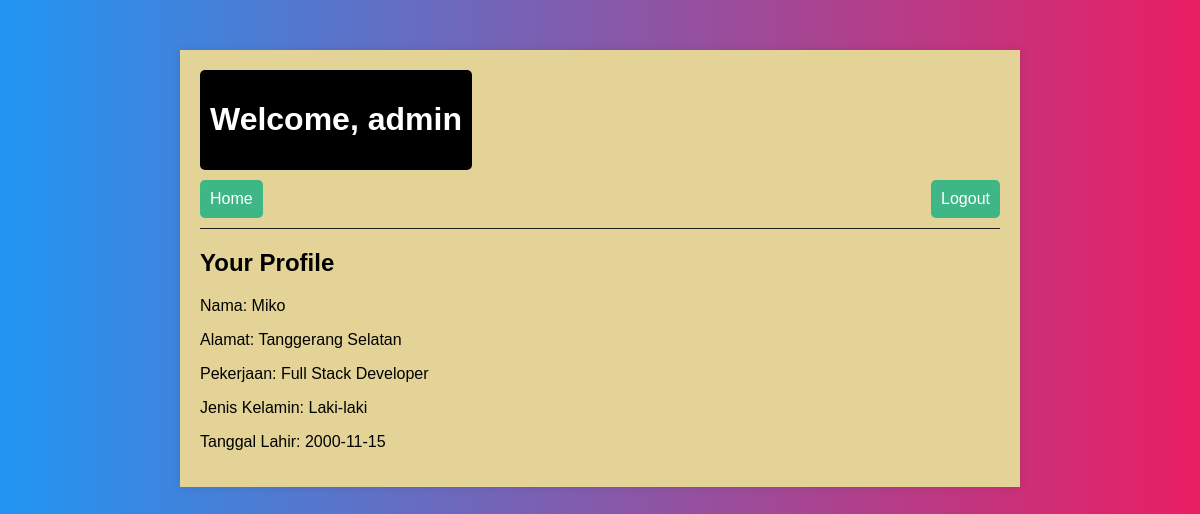
/controllers/user_dashboard.php (signed in), run on the app's committed database.
### tables this page shows
CREATE TABLE `mahasiswa` (
  `id` int NOT NULL,
  `id_user` int DEFAULT NULL,
  `nama` varchar(100) DEFAULT NULL,
  `alamat` text,
  `pekerjaan` varchar(50) DEFAULT NULL,
  `gender` enum('Laki-laki','Perempuan') DEFAULT NULL,
  `tgl_lahir` date DEFAULT NULL
);

### controllers/user_dashboard.php (the view, shortened to what this page needs)
<?php
include 'database.php';
$id_user = $_SESSION['user_id'];
$stmt = $pdo->prepare("SELECT * FROM mahasiswa WHERE id_user = ?");
$stmt->execute([$id_user]);
$profil = $stmt->fetch();
?>
<!DOCTYPE html>
<html lang="en">
<head>
</head>
<body>
<div class="container">
<div class="user">
    <h1>Welcome, <?php echo $_SESSION['username']; ?></h1>
    </div>
<nav>
<a href="../index.php">Home</a>
<a href="logout.php">Logout</a>
</nav>
<h2>Your Profile</h2>
<?php if ($profil): ?>
<p>Nama: <?php echo $profil['nama']; ?></p>
<p>Alamat: <?php echo $profil['alamat']; ?></p>
<p>Pekerjaan: <?php echo $profil['pekerjaan']; ?></p>
<p>Jenis Kelamin: <?php echo $profil['gender']; ?></p>
<p>Tanggal Lahir: <?php echo $profil['tgl_lahir']; ?></p>
<?php else: ?>
<p>You haven't filled out your profile yet. <a href="create_profile.php" class="create">Create Profile</a></p>
<?php endif; ?>
</div>
</body>
</html>

### controllers/user_dashboard.php (style rules this page uses)
body { font-family: Arial, sans-serif; background: linear-gradient(to right, #2196f3, #e91e63); margin: 0; padding: 0; }
.container { max-width: 800px; margin: 50px auto; background-color: #e3d396; padding: 20px; box-shadow: 0 0 10px rgba(0, 0, 0, 0.1); }
.user { color: #fff; background-color: #000000; border-radius: 5px; padding: 10px; text-decoration: none; display: inline-block; margin: 0; position: relative; animation: changeColor 5s infinite ease; }
nav { display: flex; justify-content: space-between; align-items: center; padding: 10px 0; border-bottom: 1px solid #201e1f; }
nav a { color: #fff; background-color: #3eb686; border-radius: 5px; padding: 10px; text-decoration: none; transition: background-color 0.3s ease, box-shadow 0.3s ease, transform 0.3s ease; }

### data on the page
mahasiswa: nama "Miko", alamat "Tanggerang Selatan", pekerjaan "Full Stack Developer", gender "Laki-laki", tgl_lahir "2000-11-15"

### other printed values
$_SESSION['username'] "admin"
